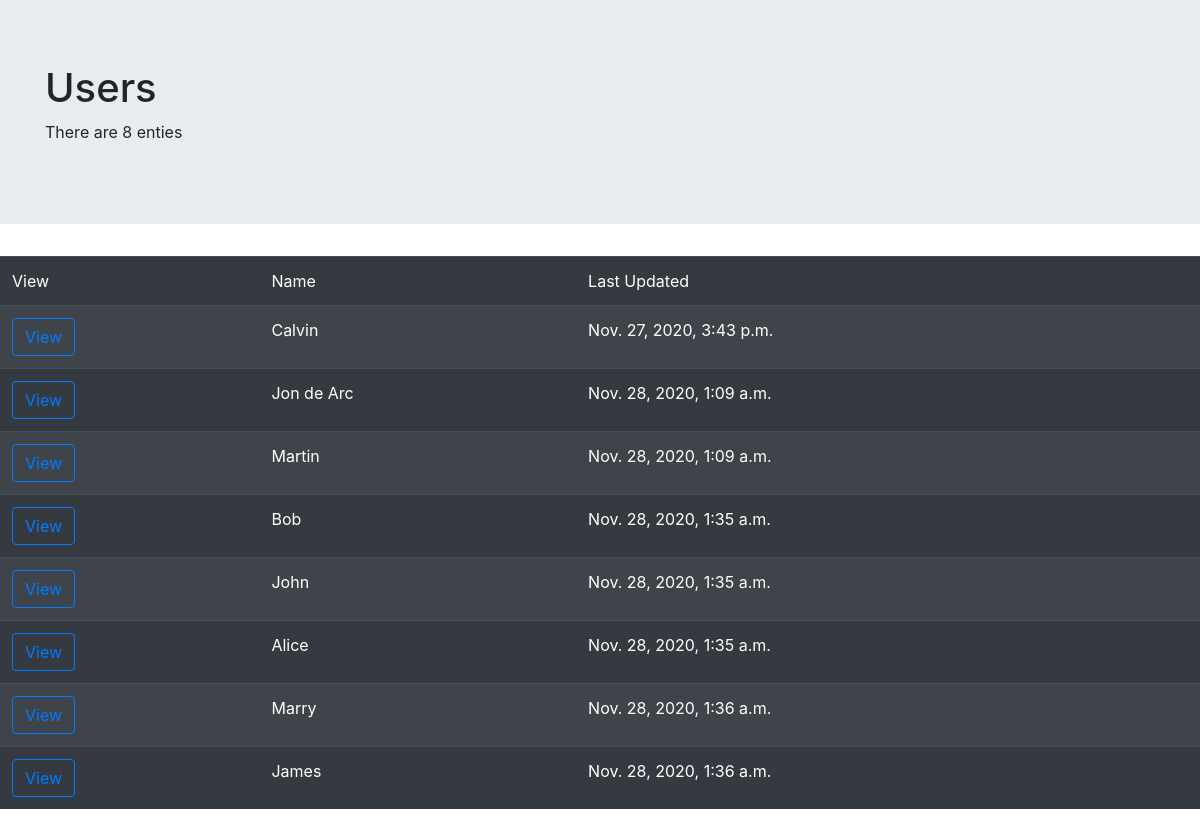
The page /user/ on the database its author committed.
### natureBaseGUI/models.py (models this page shows, shortened)
class UserAccount(models.Model):
    userId = models.AutoField(primary_key=True)
    username = models.CharField(max_length=32)
    password = models.CharField(max_length=255)
    lastUpdated = models.DateTimeField()

### natureBaseGUI/views.py (the view)
# urls.py: path('user/', views.showAllUser, name='users'),
def showAllUser(requets):
    context = {
        'entity_list': UserAccount.objects.all(),
        'entity_name':"Users",
    }
    return render(requets,'listUser.html',context)

### natureBaseGUI/templates/listUser.html
{% extends "baseList.html" %}
{% block tableHead %}
<td >View</td>
<td >Name</td>
<td >Last Updated</td>
{% endblock %}
{% block tableBody %}
    {% for entity in entity_list %}
    <tr>
    <td><a type="button" href="/user/{{ entity.userId }}/" class="btn btn-outline-primary">View</a></td>
    <td >{{entity.username}}</td>
    <td >{{entity.lastUpdated}}</td>
    </tr>
    {% endfor %}
{% endblock %}

### rows shown on the page
UserAccount: username "Calvin", lastUpdated "Nov. 27, 2020, 3:43 p.m."
UserAccount: username "Jon de Arc", lastUpdated "Nov. 28, 2020, 1:09 a.m."
UserAccount: username "Martin", lastUpdated "Nov. 28, 2020, 1:09 a.m."
UserAccount: username "Bob", lastUpdated "Nov. 28, 2020, 1:35 a.m."
UserAccount: username "John", lastUpdated "Nov. 28, 2020, 1:35 a.m."
UserAccount: username "Alice", lastUpdated "Nov. 28, 2020, 1:35 a.m."
UserAccount: username "Marry", lastUpdated "Nov. 28, 2020, 1:36 a.m."
UserAccount: username "James", lastUpdated "Nov. 28, 2020, 1:36 a.m."

### other values the page prints
{{ entity_name }} "Users"
{{ entity_list|length }} "8"
